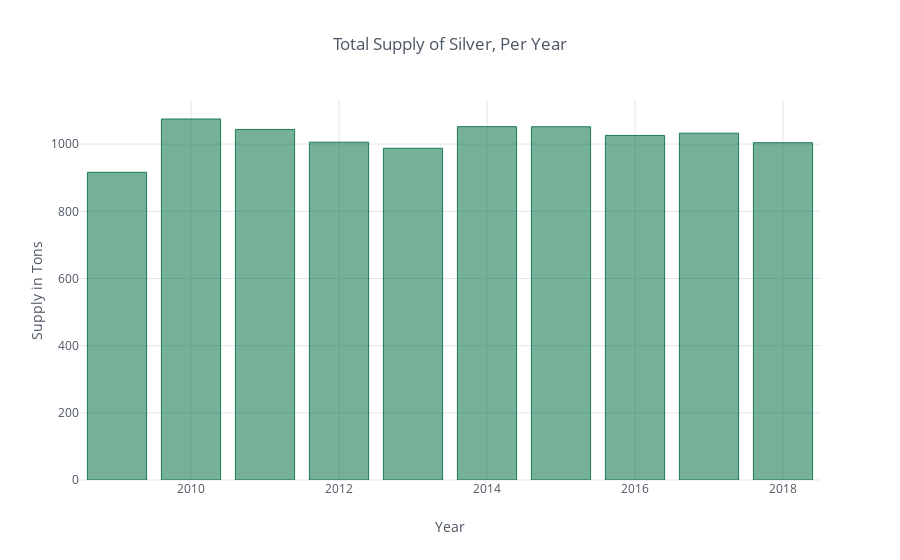

This figure's notebook cell:
### Code cell
supply[['Total Supply']]\
.iplot(kind='bar', xTitle='Year', color='#1C7C54',
                  yTitle='Supply in Tons', 
       title='Total Supply of Silver, Per Year', width=4)

### Figure 1 — Plotly figure (JSON) as saved in the notebook; plotly's stock layout.template omitted (floating-point values rounded to 4 significant figures)
{"data": [{"marker": {"color": "rgba(28, 124, 84, 0.6)", "line": {"color": "rgba(28, 124, 84, 1.0)", "width": 1}}, "name": "Total Supply", "orientation": "v", "text": "", "type": "bar", "uid": "b8c1a7e4-75ef-49a6-8be9-22e00849df46", "x": [2009, 2010, 2011, 2012, 2013, 2014, 2015, 2016, 2017, 2018], "y": [916.1, 1075.0, 1044.0, 1006.0, 987.6, 1052, 1052.0, 1026.0, 1033.0, 1004.0]}], "layout": {"legend": {"bgcolor": "#FFFFFF", "font": {"color": "#4D5663"}}, "paper_bgcolor": "#FFFFFF", "plot_bgcolor": "#FFFFFF", "title": "Total Supply of Silver, Per Year", "titlefont": {"color": "#4D5663"}, "xaxis": {"gridcolor": "#E1E5ED", "showgrid": true, "tickfont": {"color": "#4D5663"}, "title": "Year", "titlefont": {"color": "#4D5663"}, "zerolinecolor": "#E1E5ED"}, "yaxis": {"gridcolor": "#E1E5ED", "showgrid": true, "tickfont": {"color": "#4D5663"}, "title": "Supply in Tons", "titlefont": {"color": "#4D5663"}, "zerolinecolor": "#E1E5ED"}}}
